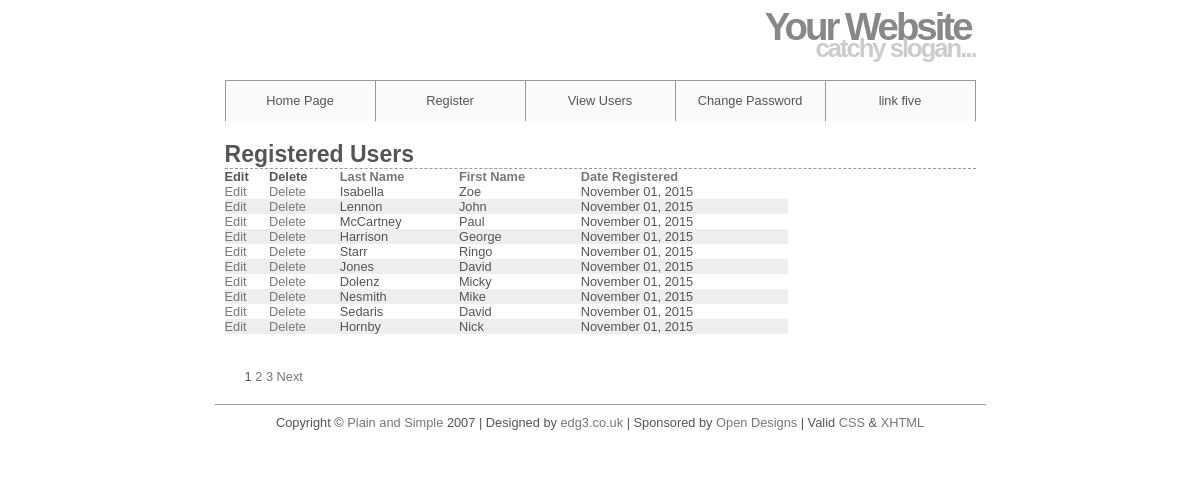
The app's page /view_users.php with its own data.
### tables this page shows
CREATE TABLE jte_users (
user_id MEDIUMINT UNSIGNED NOT NULL AUTO_INCREMENT,
first_name VARCHAR(20) NOT NULL,
last_name VARCHAR(40) NOT NULL,
email VARCHAR(60) NOT NULL,
pass CHAR(40) NOT NULL,
registration_date DATETIME NOT NULL,
PRIMARY KEY (user_id)
);

### view_users.php (the view, shortened to what this page needs)
<?php
echo '<h1>Registered Users</h1>';
require ('mysqli_connect.php');
$display = 10;
if (isset($_GET['p']) && is_numeric($_GET['p'])) {
	$pages = $_GET['p'];
} else {
	$q = "SELECT COUNT(user_id) FROM jte_users";
	$r = @mysqli_query ($dbc, $q);
	$row = @mysqli_fetch_array ($r, MYSQLI_NUM);
	$records = $row[0];
	if ($records > $display) {
		$pages = ceil ($records/$display);
	} else {
		$pages = 1;
	}
}
if (isset($_GET['s']) && is_numeric($_GET['s'])) {
	$start = $_GET['s'];
} else {
	$start = 0;
}
$sort = (isset($_GET['sort'])) ? $_GET['sort'] : 'rd';
switch ($sort) {
	case 'rd':
		$order_by = 'registration_date ASC';
		break;
}
$q = "SELECT last_name, first_name, DATE_FORMAT(registration_date, '%M %d, %Y') AS dr, user_id FROM jte_users ORDER BY $order_by LIMIT $start, $display";
$r = @mysqli_query ($dbc, $q);
echo '<table align="center" cellspacing="0" cellpadding="5" width="75%">
<tr>
	<td align="left"><b>Edit</b></td>
	<td align="left"><b>Delete</b></td>
	<td align="left"><b><a href="view_users.php?sort=ln">Last Name</a></b></td>
	<td align="left"><b><a href="view_users.php?sort=fn">First Name</a></b></td>
	<td align="left"><b><a href="view_users.php?sort=rd">Date Registered</a></b></td>
</tr>
';
$bg = '#eeeeee';
while ($row = mysqli_fetch_array($r, MYSQLI_ASSOC)) {
	$bg = ($bg=='#eeeeee' ? '#ffffff' : '#eeeeee');
		echo '<tr bgcolor="' . $bg . '">
		<td align="left"><a href="edit_user.php?id=' . $row['user_id'] . '">Edit</a></td>
		<td align="left"><a href="delete_user.php?id=' . $row['user_id'] . '">Delete</a></td>
		<td align="left">' . $row['last_name'] . '</td>
		<td align="left">' . $row['first_name'] . '</td>
		<td align="left">' . $row['dr'] . '</td>
	</tr>
	';
}
echo '</table>';
if ($pages > 1) {
	echo '<br /><p>';
	$current_page = ($start/$display) + 1;
	for ($i = 1; $i <= $pages; $i++) {
		if ($i != $current_page) {
			echo '<a href="view_users.php?s=' . (($display * ($i - 1))) . '&p=' . $pages . '&sort=' . $sort . '">' . $i . '</a> ';
		} else {
			echo $i . ' ';
		}
	}
	if ($current_page != $pages) {
		echo '<a href="view_users.php?s=' . ($start + $display) . '&p=' . $pages . '&sort=' . $sort . '">Next</a>';
	}
	echo '</p>';
}
?>

### includes/style.css (style rules this page uses)
* { border:0; margin:0; padding:0; }
a { color:#777; text-decoration:none; }
body { background:#ffffff; color:#555; font:0.8em Arial, Helvetica, "bitstream vera sans", sans-serif; }
#header { border-bottom:1px solid #999; height:80px; margin:0 auto; width:751px; }
#header h1 { color:#888; font-size:300%; letter-spacing:-3px; text-align:right; padding:5px; margin-bottom:-20px; }
#header h2 { color:#CCC; font-size:200%; letter-spacing:-2px; text-align:right; }
#navigation { background:#fafafa; border-right:1px solid #999; margin:0 auto; width:750px; height:40px; list-style:none; }
#navigation li { border-left:1px solid #999; float:left; width:149px; list-style:none; }
#navigation a { color:#555; display:block; line-height:40px; text-align:center; }
#content { height:auto; margin:0 auto; padding:0 0 20px; width:751px; }
#content h1 { border-bottom:1px dashed #999; font-size:1.8em; padding:20px 0 0; }
#content p { padding:20px 20px 0; }
#footer { border-top:1px solid #999; height:50px; margin:0 auto; padding:10px; text-align:center; width:751px; }

### records on screen
jte_users: last_name "Isabella", first_name "Zoe", dr "November 01, 2015"
jte_users: last_name "Lennon", first_name "John", dr "November 01, 2015"
jte_users: last_name "McCartney", first_name "Paul", dr "November 01, 2015"
jte_users: last_name "Harrison", first_name "George", dr "November 01, 2015"
jte_users: last_name "Starr", first_name "Ringo", dr "November 01, 2015"
jte_users: last_name "Jones", first_name "David", dr "November 01, 2015"
jte_users: last_name "Dolenz", first_name "Micky", dr "November 01, 2015"
jte_users: last_name "Nesmith", first_name "Mike", dr "November 01, 2015"
jte_users: last_name "Sedaris", first_name "David", dr "November 01, 2015"
jte_users: last_name "Hornby", first_name "Nick", dr "November 01, 2015"
